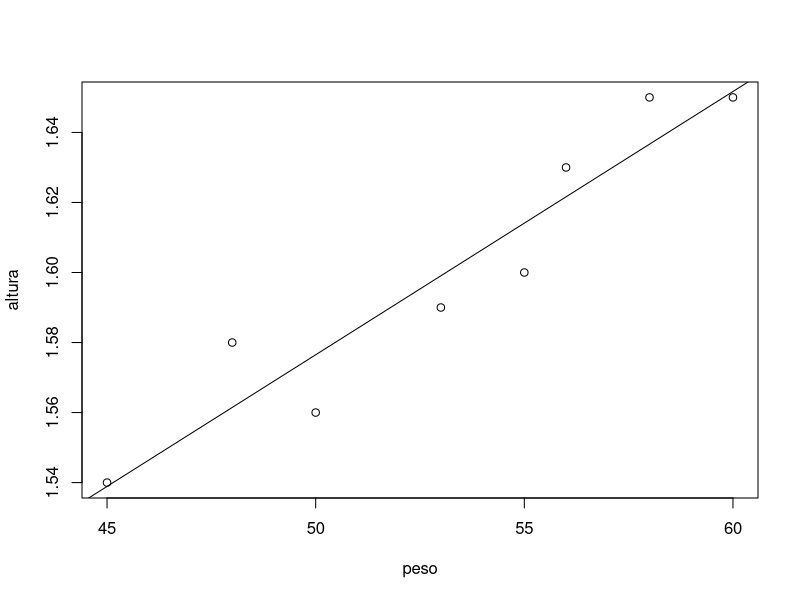
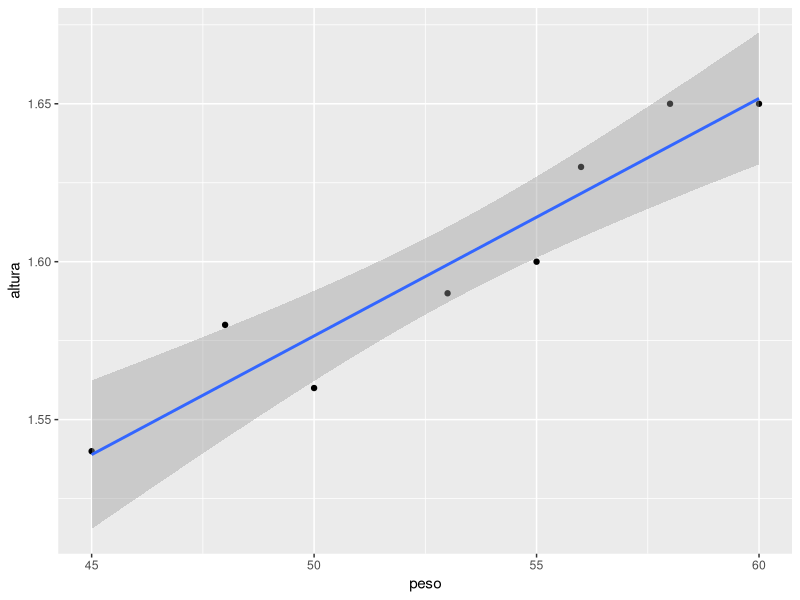
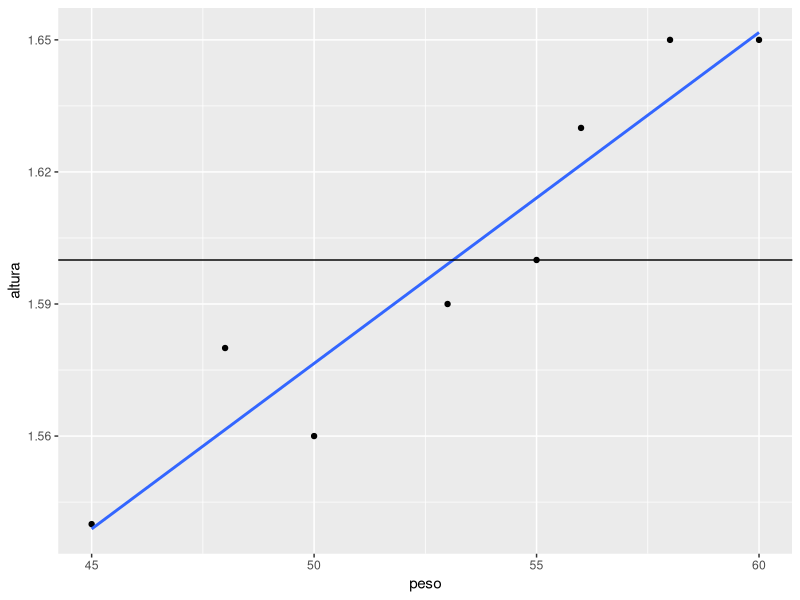
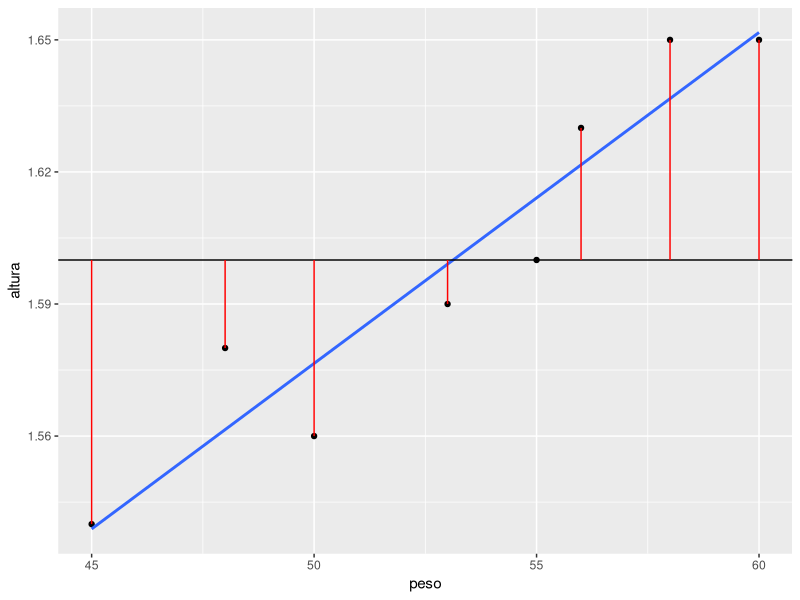
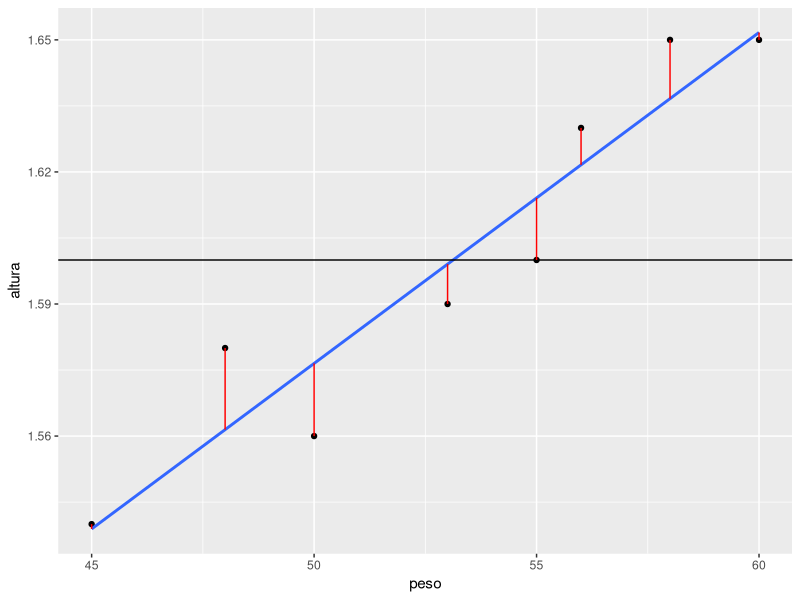

The R source for these figures, in order:
library(ggplot2)

peso = c(45,50,60,55,58,56,48,53)
altura = c(1.54, 1.56, 1.65, 1.60, 1.65, 1.63, 1.58, 1.59)

#grafico
plot (peso, altura)

#A função lm fornece o ajuste de um modelo de regressão linear de primeira ordem
lm (altura ~ peso)

# colocando a linha no gráfico
abline(lm(altura ~ peso))

# Melhorando o gráfico
ggplot(mapping = aes(peso, altura)) +  geom_point() + geom_smooth(method = "lm")

#tirar o delimitador cinza e colocar a linha da média
retas <- ggplot(mapping = aes(peso, altura)) +  geom_point() + geom_smooth(se = FALSE, method = "lm") +  geom_hline(yintercept = mean(altura))
retas

#medir distancias dos pontos para a média
retas + geom_segment(aes(x=peso, y=altura, xend = peso, yend = mean(altura)), color = "red")

#Calculando a distância entre Regressão e o valor real
retas + geom_segment(aes(x=peso, y=altura,  xend = peso, yend = predict (lm(altura~peso))),  color = "red")

#calculo do r2
sqt = sum( (mean(altura)-altura)**2)
sqres = sum((predict(lm(altura~peso))-altura)**2)
r2 = (sqt-sqres)/sqt
r2 #0.9009349

#criação de uma variavel modelo para armazenar a regressão
modelo <- lm(altura~peso)
predict(modelo)

altura

#testar o modelo com outros pesos
pesos = data.frame(peso = c(48, 52, 62))
pesos

predict(modelo, pesos)



